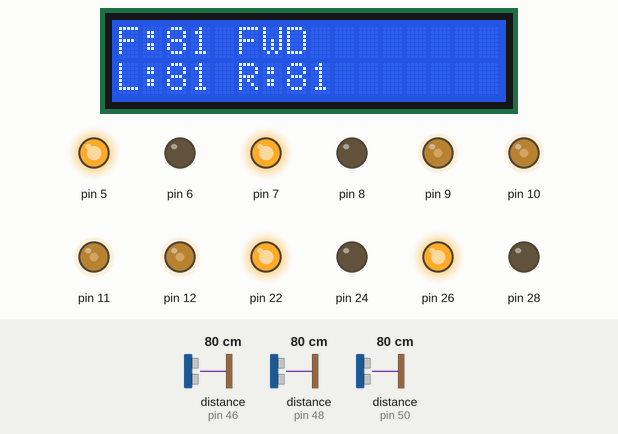
Simulated run of this program. Board: Arduino Mega 2560, built with avr-gcc and run on an emulated ATmega2560. Parts: 16×2 character LCD, output pins drawn as LEDs (lit = HIGH). The test bench sets the inputs (shaded band); at power-on: distance to the obstacle (sensors on pin 46, pin 48, pin 50) 80 cm. The echo pulse lasts 58.3 µs per cm; what the program prints to the serial monitor is not drawn.

Above: at 1.2 s.
1.3 s: distance to the obstacle (sensor on pin 46) set to 27 cm
At 2.9 s:
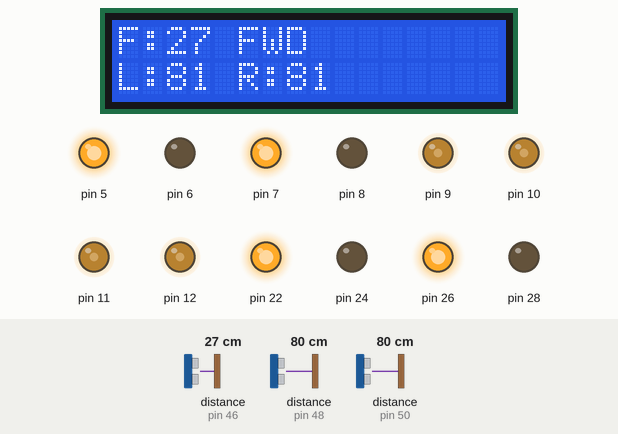
3.2 s: distance to the obstacle (sensor on pin 46) set to 24 cm
At 4.5 s:
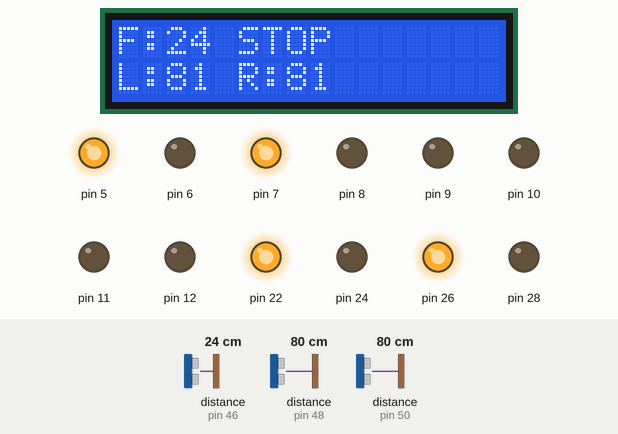
6.2 s: distance to the obstacle (sensor on pin 48) set to 85 cm
At 9.0 s:
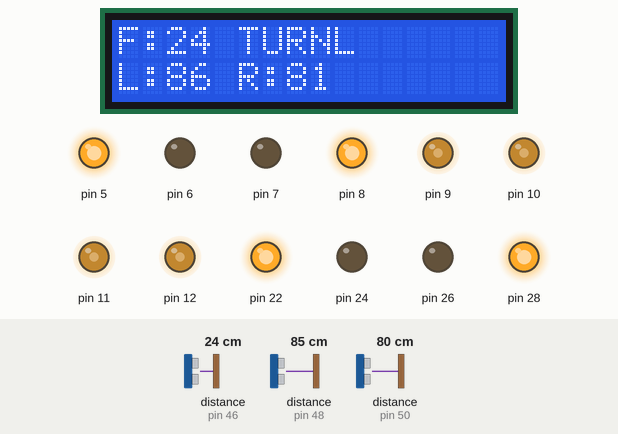
9.2 s: distance to the obstacle (sensor on pin 50) set to 89 cm
At 12.1 s:
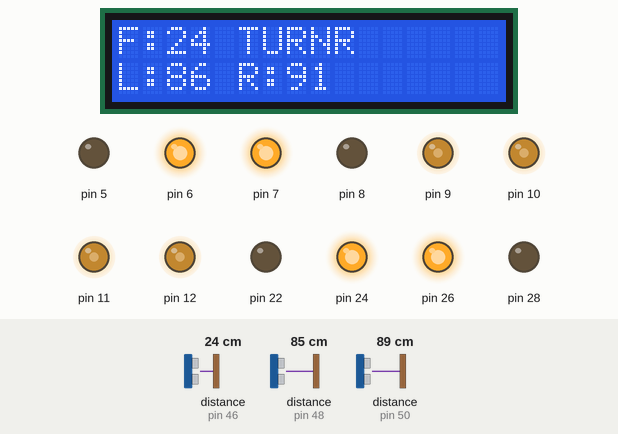
12.2 s: distance to the obstacle (sensor on pin 48) set to 299 cm
At 14.15 s:
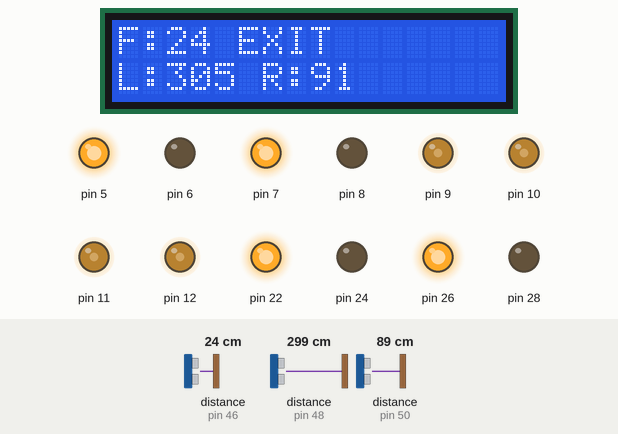
14.3 s: distance to the obstacle (sensor on pin 46) set to 60 cm
At 15.4 s:
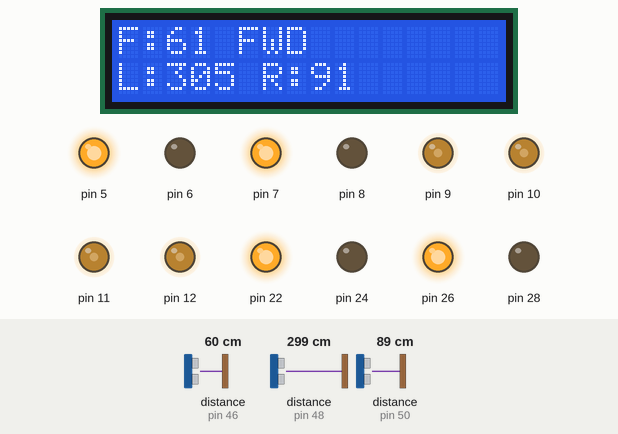
Timing chart, 0 to 17.0 s (numbered marks = the images above; inputs shaded):
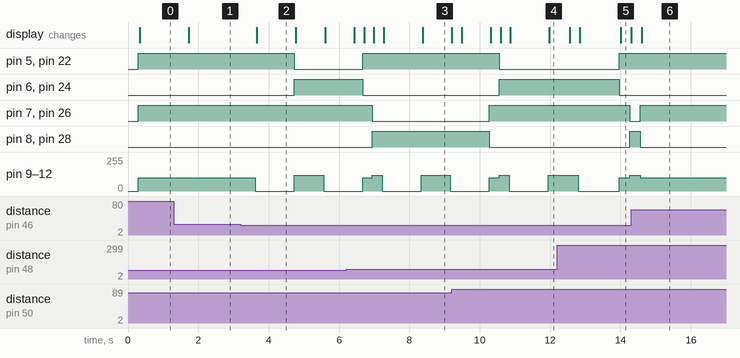

The program:

main.cpp
```cpp
/*  ___   ___  ___  _   _  ___   ___   ____ ___  ____
 * / _ \ /___)/ _ \| | | |/ _ \ / _ \ / ___) _ \|    \
 *| |_| |___ | |_| | |_| | |_| | |_| ( (__| |_| | | | |
 * \___/(___/ \___/ \__  |\___/ \___(_)____)___/|_|_|_|
 *                  (____/
 *
 * Artemis — ultrasonic maze robot.
 *   Board:   Arduino Mega 2560
 *   Drive:   4 mecanum wheels via two MODEL-X H-bridge boards
 *   Sensors: 3x HC-SR04 ultrasonic rangefinders — front, left, right
 *            (no rear sensor), all driven via the NewPing library
 *   Display: I2C 16x2 LCD (PCF8574 backpack)
 *
 * Each subsystem lives in its own module:
 *   config.h     — every pin number and tunable constant
 *   motors.*     — drive control (go_advance, left_turn, ...)
 *   ultrasonic.* — HC-SR04 distance reading (readDistance(sensor))
 *   display.*    — non-flickering LCD helpers (lcdPrintLine, lcdPrintAt)
 *
 * This file wires everything together and runs the maze-solving brain inside
 * loop(): a sense -> decide -> act cycle whose behaviour is picked by
 * MAZE_STRATEGY in config.h (most-open/greedy by default, or either-hand
 * wall-following).
 */

#include <Arduino.h>
#include "config.h"
#include "motors.h"
#include "display.h"
#include "ultrasonic.h"

// The move the brain can decide on each loop. Pure pivots/spin keep the
// reactive control simple: turn a little, look again, repeat.
enum MazeAction {
    ACT_FORWARD,   // path ahead is clear — drive straight
    ACT_LEFT,      // rotate in place toward the left
    ACT_RIGHT,     // rotate in place toward the right
    ACT_SPIN,      // boxed in (no rear sensor) — rotate in place to escape
    ACT_STOP       // hold still (used for the pauses either side of a turn)
};

// Driving phases used by loop() to take a corner as a clean, discrete sequence:
// run normally, pause, turn for a fixed time, pause again, then resume.
enum DrivePhase { PHASE_RUN, PHASE_PAUSE_PRE, PHASE_TURN, PHASE_PAUSE_POST, PHASE_ADVANCE };

// Print one labelled distance reading to the serial monitor.
static void reportReading(const __FlashStringHelper* label, const UltrasonicReading& r) {
    Serial.print(label);
    if (!r.inRange) {
        Serial.println(F(": out of range / no echo"));
    } else {
        Serial.print(F(": "));
        Serial.print(r.cm);
        Serial.print(F(" cm ("));
        Serial.print(r.inches);
        Serial.println(F(" in)"));
    }
}

// Format a single distance for the (cramped) LCD: the centimetre value, or
// "--" when the sensor sees nothing within range.
static String lcdCm(const UltrasonicReading& r) {
    return r.inRange ? String(r.cm) : String("--");
}

// How much room there is in a sensor's direction, in centimetres. Out of range
// means "nothing within ULTRASONIC_MAX_CM" — i.e. the MOST open direction — so
// it maps to the maximum, NOT to the 0 that .cm reports on a timeout (which
// would read as "wall right here" and send the robot the wrong way).
static int roomCm(const UltrasonicReading& r) {
    return r.inRange ? (int)r.cm : ULTRASONIC_MAX_CM;
}

// The brain. Given the room available ahead and to each side, pick a move
// according to the strategy selected by MAZE_STRATEGY in config.h.
static MazeAction decideMove(int frontRoom, int leftRoom, int rightRoom) {
    bool frontBlocked = frontRoom <= FRONT_STANDOFF_CM;

#if MAZE_STRATEGY == MAZE_GREEDY
    // Drive straight down the corridor until something is actually in the way.
    // We deliberately do NOT veer toward a side opening while the path ahead is
    // clear — that just twitches the robot at every doorway. Side openings only
    // matter once the front is blocked (a corner / dead-end), handled below.
    if (!frontBlocked) {
        return ACT_FORWARD;
    }
    // Wall ahead: pivot toward the roomier side, or spin if walled in on three
    // sides (there's no rear sensor, so we can't simply back up sighted).
    if (rightRoom >= leftRoom && rightRoom > SIDE_CLEARANCE_CM) return ACT_RIGHT;
    if (leftRoom > SIDE_CLEARANCE_CM)                          return ACT_LEFT;
    return ACT_SPIN;

#elif MAZE_STRATEGY == MAZE_RIGHT_HAND
    // Right-hand rule: take the right opening if there is one, else go straight,
    // else the left opening, else turn around. Solves any simply-connected maze.
    if (rightRoom > SIDE_CLEARANCE_CM) return ACT_RIGHT;
    if (!frontBlocked)                 return ACT_FORWARD;
    if (leftRoom > SIDE_CLEARANCE_CM)  return ACT_LEFT;
    return ACT_SPIN;

#else // MAZE_LEFT_HAND
    // Left-hand rule: the mirror image of the right-hand rule.
    if (leftRoom > SIDE_CLEARANCE_CM)  return ACT_LEFT;
    if (!frontBlocked)                 return ACT_FORWARD;
    if (rightRoom > SIDE_CLEARANCE_CM) return ACT_RIGHT;
    return ACT_SPIN;
#endif
}

// Translate a decision into motor commands (helpers from motors.h).
static void applyMove(MazeAction action) {
    switch (action) {
        case ACT_FORWARD: go_advance(MAZE_CRUISE_SPEED);   break;
        // Turns ROTATE IN PLACE (counter-/clockwise) rather than pivoting
        // around one side, so cornering needs no extra width — important in a
        // tight maze. countclockwise() swings the nose left, clockwise() right.
        case ACT_LEFT:    countclockwise(MAZE_TURN_SPEED); break;
        case ACT_RIGHT:   clockwise(MAZE_TURN_SPEED);      break;
        case ACT_SPIN:    clockwise(MAZE_TURN_SPEED);      break;
        case ACT_STOP:    stop_Stop();                     break;
    }
}

// Short tag for the LCD / serial monitor so you can SEE what the brain decided.
static const char* actionLabel(MazeAction action) {
    switch (action) {
        case ACT_FORWARD: return "FWD";
        case ACT_LEFT:    return "LEFT";
        case ACT_RIGHT:   return "RIGHT";
        case ACT_SPIN:    return "SPIN";
        case ACT_STOP:    return "STOP";
    }
    return "?";
}

void setup() {
    Serial.begin(9600);

    motorsInit();
    displayInit();

    lcdPrintLine(0, "Artemis ready");
    lcdPrintLine(1, "v0.3 maze");

    Serial.print(F("Maze strategy: "));
#if MAZE_STRATEGY == MAZE_GREEDY
    Serial.println(F("most-open / greedy"));
#elif MAZE_STRATEGY == MAZE_RIGHT_HAND
    Serial.println(F("right-hand wall"));
#else
    Serial.println(F("left-hand wall"));
#endif
}

void loop() {
    // 1. SENSE — read the three rangefinders (front, left, right; no rear).
    UltrasonicReading front = readDistance(US_FRONT);
    UltrasonicReading left  = readDistance(US_LEFT);
    UltrasonicReading right = readDistance(US_RIGHT);

    int frontRoom = roomCm(front);
    int leftRoom  = roomCm(left);
    int rightRoom = roomCm(right);

    // 2. DECIDE — natural strategy choice for the current sensor picture.
    MazeAction natural = decideMove(frontRoom, leftRoom, rightRoom);
    bool frontBlocked  = (frontRoom <= FRONT_STANDOFF_CM);
    bool corneringTurn = (natural == ACT_LEFT || natural == ACT_RIGHT) && frontBlocked;
    MazeAction action  = natural;

    // 2b. CORNER HANDLING — a little state machine so corners come out clean
    //     even with rear-mounted side sensors and no wheel encoders:
    //       PHASE_RUN   : follow the strategy reactively.
    //       PHASE_CLEAR : at a corner, creep STRAIGHT for up to CORNER_CLEAR_MS
    //                     (or until a front wall is CORNER_CLEAR_STOP_CM away) so
    //                     the body clears the corner before turning.
    //       PHASE_TURN  : commit to spinning in place for TURN_COMMIT_MS (~90°)
    //                     so it can't half-turn, read the diagonal as "clear",
    //                     and drive into the wall.
    //     A gentle veer (a side opens while the front is still clear) is NOT a
    //     corner, so it stays reactive and skips all of this.
    static DrivePhase phase = PHASE_RUN;
    static MazeAction committedTurn = ACT_FORWARD;
    static unsigned long phaseStart = 0;
    unsigned long now = millis();

    switch (phase) {
        case PHASE_RUN:
            if (corneringTurn) {
                committedTurn = natural;            // remember which way to turn
                phase = PHASE_PAUSE_PRE;            // ...but stop and settle first
                phaseStart = now;
                action = ACT_STOP;
            }
            // else: action stays the natural decision (forward / veer / spin)
            break;

        case PHASE_PAUSE_PRE:
            if (now - phaseStart < TURN_PAUSE_MS) {
                action = ACT_STOP;                  // hold still before turning
            } else {
                phase = PHASE_TURN;
                phaseStart = now;
                action = committedTurn;
            }
            break;

        case PHASE_TURN:
            if (now - phaseStart < TURN_TIME_MS) {
                action = committedTurn;             // spin in place for a fixed time
            } else {
                phase = PHASE_PAUSE_POST;
                phaseStart = now;
                action = ACT_STOP;
            }
            break;

        case PHASE_PAUSE_POST:
            if (now - phaseStart < TURN_PAUSE_MS) {
                action = ACT_STOP;                  // settle after turning
            } else {
                phase = PHASE_ADVANCE;              // pull forward out of the junction
                phaseStart = now;
                action = ACT_FORWARD;
            }
            break;

        case PHASE_ADVANCE:
            // Drive straight out of the junction so the (rear-mounted) side
            // sensors clear the opening we just turned out of — otherwise we'd
            // immediately turn back into it. Stop early if a wall comes up ahead.
            if (now - phaseStart < POST_TURN_FWD_MS && !frontBlocked) {
                action = ACT_FORWARD;
            } else {
                phase = PHASE_RUN;                  // clear of the junction -> follow normally
                action = natural;
            }
            break;
    }

    // 3. ACT — drive the motors accordingly. When MAZE_DRIVE_MOTORS is 0 we
    //    still sense, decide and display, but keep the wheels stopped so the
    //    robot can be tested safely on a bench.
#if MAZE_DRIVE_MOTORS
    applyMove(action);
#else
    stop_Stop();
#endif

    // 4. REPORT — LCD shows the front distance + current action on top and the
    //    two side distances below (rows overwritten in place, no flicker); full
    //    detail plus the decision goes to serial. The action reads "CRNR" while
    //    creeping to clear a corner and "TURNL"/"TURNR" during a committed turn.
    const char* label = actionLabel(action);
    if (phase == PHASE_TURN)          label = (committedTurn == ACT_LEFT) ? "TURNL" : "TURNR";
    else if (phase == PHASE_ADVANCE)  label = "EXIT";
    lcdPrintLine(0, String("F:") + lcdCm(front) + " " + label);
    lcdPrintLine(1, String("L:") + lcdCm(left) + " R:" + lcdCm(right));

    reportReading(F("Front"), front);
    reportReading(F("Left"),  left);
    reportReading(F("Right"), right);
    Serial.print(F("-> "));
    Serial.println(label);

    // 5. Brief idle so the LCD/sensors aren't hammered. Lower this for snappier
    //    reactions once you're happy with the behaviour. (NewPing also enforces
    //    its own short minimum gap between pings on each sensor.)
    delay(50);
}
```

display.h
```cpp
/*
 * display.h — LCD output helpers for the Artemis robot.
 *
 * Wraps the LiquidCrystal_I2C library so the rest of the code never has to
 * deal with the LCD object directly. The headline feature is lcdPrintLine():
 * it overwrites a full row in one shot, padding with spaces to the LCD's
 * width so leftover characters from a previous (longer) message disappear
 * automatically. That means no flickering lcd.clear() before every update.
 *
 * Typical usage:
 *     displayInit();
 *     lcdPrintLine(0, "Hello");        // writes "Hello           "
 *     lcdPrintLine(0, "Hi");           // writes "Hi              " — no leftovers
 *     lcdPrintAt(12, 1, "OK");         // writes "OK" at column 12 of row 1 (no padding)
 */

#ifndef ARTEMIS_DISPLAY_H
#define ARTEMIS_DISPLAY_H

#include <Arduino.h>

// Initialize the I2C LCD: bring up the bus, turn on the backlight, and
// leave the screen blank. Call once from setup() before any other lcd*
// function.
void displayInit();

// Overwrite an entire LCD row with `text`. Padding/truncation handled
// internally so the row always ends up exactly LCD_COLS characters wide,
// erasing anything that was there before. No need to clear first.
//
//   row: 0 = top row, 1 = bottom row (on a 16x2 panel).
void lcdPrintLine(uint8_t row, const String& text);

// Write `text` starting at (col, row) without padding or clearing. Useful
// for updating a small region (e.g. a single value in a label/value pair)
// while leaving the rest of the line untouched.
void lcdPrintAt(uint8_t col, uint8_t row, const String& text);

// Wipe every cell on the screen. Most code should prefer lcdPrintLine()
// instead, since this causes a visible flicker on cheap I2C panels.
void lcdClear();

#endif // ARTEMIS_DISPLAY_H
```

motors.h
```cpp
/*
 * motors.h — Mecanum-wheel drive API for the Artemis robot.
 *
 * The robot has four independent motors (front/rear × left/right) driven by
 * two MODEL-X H-bridge boards. Each "speed" argument is a PWM duty cycle in
 * the range 0–255; 0 means stopped, 255 means full throttle.
 *
 * Naming convention:
 *   FR / FL / RR / RL = Front-Right / Front-Left / Rear-Right / Rear-Left
 *   _fwd / _bck       = forward / backward direction
 *
 * Call motorsInit() once from setup() before using any other function.
 */

#ifndef ARTEMIS_MOTORS_H
#define ARTEMIS_MOTORS_H

#include <Arduino.h>

// --- Initialization ---------------------------------------------------
// Configure all motor control pins as outputs and stop every wheel.
// Must be called from setup() before any motion command.
void motorsInit();

// --- Single-wheel control ---------------------------------------------
// Drive one specific wheel in one specific direction. Useful for fine
// manual control or for building higher-level movements not covered below.
void FR_fwd(int speed);
void FR_bck(int speed);
void FL_fwd(int speed);
void FL_bck(int speed);
void RR_fwd(int speed);
void RR_bck(int speed);
void RL_fwd(int speed);
void RL_bck(int speed);

// --- Whole-robot movement helpers -------------------------------------
// Stop every wheel immediately.
void stop_Stop();

// Drive straight forward / backward at the given speed.
void go_advance(int speed);
void go_back(int speed);

// Pivot in place. left_turn spins counter-clockwise (left wheels stop,
// right wheels go forward); right_turn does the mirror.
void left_turn(int speed);
void right_turn(int speed);

// Reverse-arc turns: the robot drives backward while curving toward the
// indicated side. Useful for backing out of a dead-end in a maze.
void left_back(int speed);
void right_back(int speed);

// Rotate in place — clockwise or counter-clockwise — at the given speed.
void clockwise(int speed);
void countclockwise(int speed);

// --- Mecanum strafing -------------------------------------------------
// Move sideways without rotating, taking advantage of the mecanum wheels.
// Each parameter is the PWM speed for one specific wheel/direction; pass
// equal values on all four for a pure side-step, or zero some out to get
// diagonal motion (see how the demo in the original sketch used these).
void right_shift(int speed_fl_fwd, int speed_rl_bck, int speed_rr_fwd, int speed_fr_bck);
void left_shift (int speed_fl_bck, int speed_rl_fwd, int speed_rr_bck, int speed_fr_fwd);

#endif // ARTEMIS_MOTORS_H
```

ultrasonic.h
```cpp
/*
 * ultrasonic.h — HC-SR04 distance sensing for the Artemis robot.
 *
 * Wraps the NewPing library for the robot's three HC-SR04 ultrasonic
 * rangefinders — front, left, and right. (There is deliberately no rear
 * sensor.) Each call to readDistance() fires one named sensor and bundles the
 * result.
 *
 * A reading tells you how far away the nearest object is in that sensor's
 * direction. Anything nearer than the sensor's minimum or farther than
 * ULTRASONIC_MAX_CM (see config.h) comes back as "out of range" — always check
 * inRange before trusting the distance, since 0 is also what you get when
 * nothing answers.
 *
 * NewPing configures the trigger/echo pins from its constructors, so there is
 * no init() to call from setup(): just start calling readDistance().
 */

#ifndef ARTEMIS_ULTRASONIC_H
#define ARTEMIS_ULTRASONIC_H

#include <Arduino.h>

// The robot's three rangefinders. US_COUNT is the number of sensors and also
// doubles as the size of the internal NewPing array — keep it last.
enum UltrasonicSensor {
    US_FRONT = 0,
    US_LEFT,
    US_RIGHT,
    US_COUNT
};

struct UltrasonicReading {
    unsigned int echoUs;   // raw round-trip echo time in microseconds (0 = no echo)
    unsigned int cm;       // distance to the nearest object, centimetres
    unsigned int inches;   // distance to the nearest object, inches
    bool         inRange;  // false when nothing was detected within range
};

// Fire one sensor and return its distance. Blocks only for as long as it takes
// sound to travel out to ULTRASONIC_MAX_CM and back (a few ms at most). NewPing
// enforces a short minimum gap between pings on a given sensor internally, so
// reading each sensor once per loop() iteration is safe.
UltrasonicReading readDistance(UltrasonicSensor sensor);

#endif // ARTEMIS_ULTRASONIC_H
```

Source omitted: display.cpp (1656 bytes), motors.cpp (5941 bytes), ultrasonic.cpp (1801 bytes), config.h (7890 bytes)

Measured:
- the behaviour switches between 26 and 25 cm on distance to the obstacle (sensor on pin 46) (found by bisection; images 1 and 2)
- the behaviour switches between 80 and 81 cm on distance to the obstacle (sensor on pin 48) (found by bisection; images 2 and 3)
- the behaviour switches between 84 and 85 cm on distance to the obstacle (sensor on pin 50) (found by bisection; images 3 and 4)
- after the input at 1.3 s, the display: changes after 0.43 s (image 1)
- after the input at 3.2 s, pin 5, pin 22: HIGH → LOW after 1.5 s; pin 6, pin 24: LOW → HIGH after 1.5 s; pin 9–12: 100/255 → 0/255 after 0.42 s, → 120/255 1.1 s later, → 0/255 0.83 s later; the display: changes after 0.46 s (image 2)
- after the input at 6.2 s, pin 5, pin 22: goes on until 6.7 s, then stays HIGH; pin 6, pin 24: goes on until 6.7 s, then stays LOW; pin 7, pin 26: HIGH → LOW after 0.75 s; pin 8, pin 28: LOW → HIGH after 0.75 s
- after the input at 9.2 s, pin 5, pin 22: HIGH → LOW after 1.4 s; pin 6, pin 24: LOW → HIGH after 1.4 s; pin 7, pin 26: goes on until 10.3 s, then stays HIGH; pin 8, pin 28: goes on until 10.3 s, then stays LOW
- after the input at 12.2 s, pin 7, pin 26: HIGH → LOW after 2.1 s; pin 8, pin 28: LOW → HIGH after 2.1 s
- after the input at 14.3 s, pin 7, pin 26: LOW → HIGH after 0.26 s; pin 8, pin 28: HIGH → LOW after 0.26 s; the display: first differs from a run without the input after 0.30 s (image 6)
